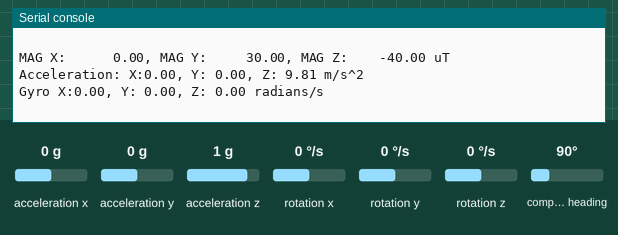
The program below on a simulated CircuitPython board. Shown: the last lines printed to the serial console. The test bench sets the inputs (shaded band); at power-on: compass heading 90°, acceleration x 0 g, acceleration y 0 g, acceleration z 1 g, rotation x 0 °/s, rotation y 0 °/s, rotation z 0 °/s.

Above: at 1.2 s.
1.3 s: compass heading set to 7°
At 1.64 s:
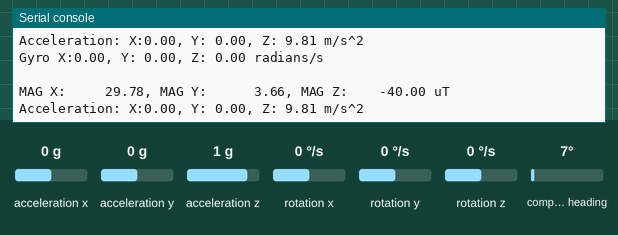
2.9 s: compass heading set to 180°
At 2.97 s:
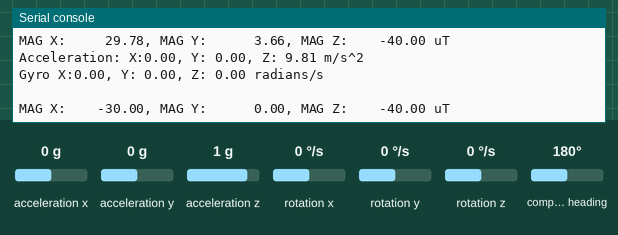
4.5 s: compass heading set to 269°
At 4.61 s:
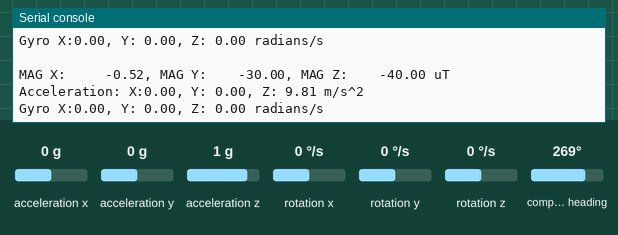
6.1 s: compass heading set to 352°
At 7.68 s:
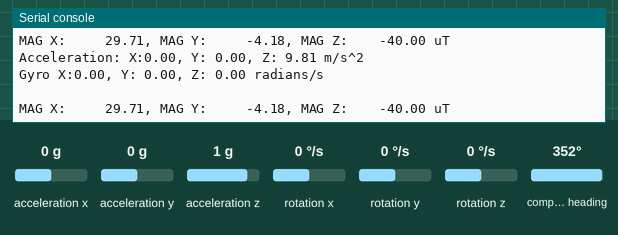
7.7 s: acceleration x set to -1.4 g
At 7.79 s:
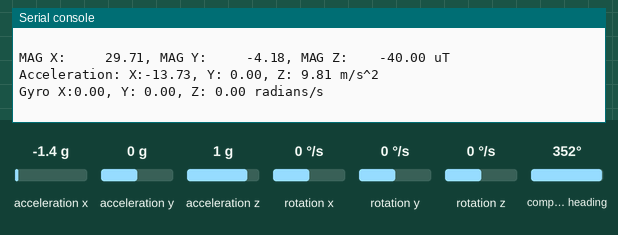

The program:

mag_gyro_accel.py
```python
# (licence header left out)
import time
import board
from adafruit_lsm6ds.lsm6dsox import LSM6DSOX
from adafruit_lis3mdl import LIS3MDL, Range

i2c = board.I2C()  # uses board.SCL and board.SDA
sensor = LSM6DSOX(i2c)
magne = LIS3MDL(i2c)

magne.range = Range.RANGE_4_GAUSS

while True:
    mag_x, mag_y, mag_z = magne.magnetic

    print("MAG X:{0:10.2f}, MAG Y:{1:10.2f}, MAG Z:{2:10.2f} uT".format(mag_x, mag_y, mag_z))
    print("Acceleration: X:%.2f, Y: %.2f, Z: %.2f m/s^2" % (sensor.acceleration))
    print("Gyro X:%.2f, Y: %.2f, Z: %.2f radians/s" % (sensor.gyro))
    print("")
    time.sleep(0.1)
```

Measured:
- after the input at 1.3 s, the serial console: prints a new line at once (image 1)
- after the input at 2.9 s, the serial console: prints a new line after 0.07 s (image 2)
- after the input at 4.5 s, the serial console: prints a new line at once (image 3)
- after the input at 6.1 s, the serial console: prints a new line at once (image 4)
- after the input at 7.7 s, the serial console: prints a new line after 0.08 s (image 5)
